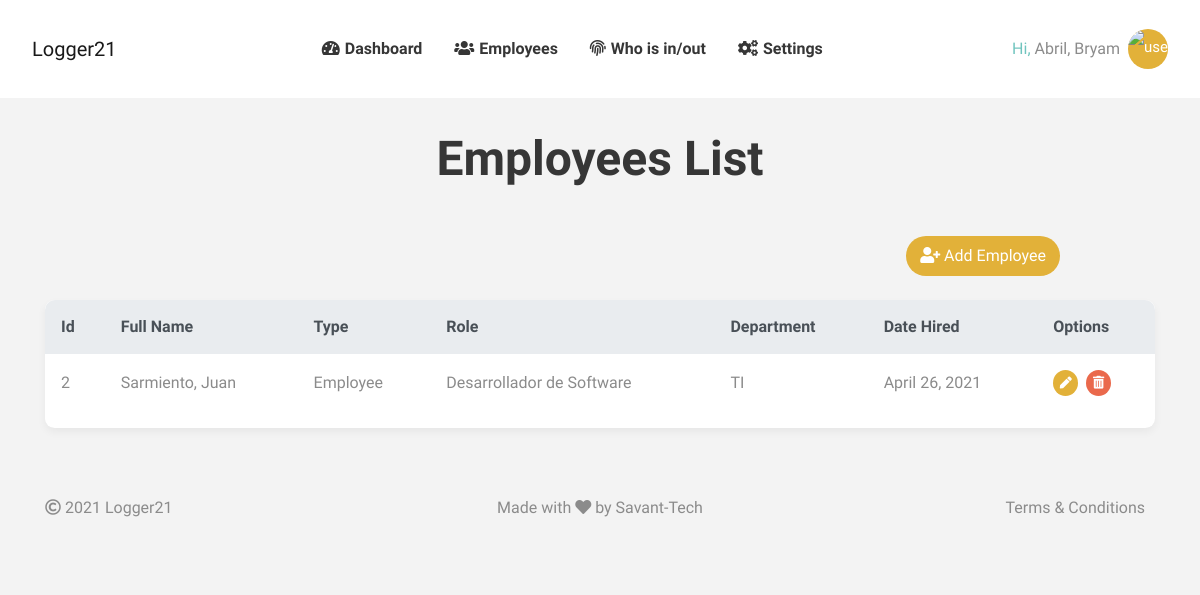
/dashboard/employees (signed in), run on the app's committed database.
### users/models.py (models this page shows)
class User(AbstractBaseUser, PermissionsMixin):
    first_name = models.CharField(max_length=255, verbose_name='Nombre',null=True, )
    last_name = models.CharField(max_length=255, verbose_name='Apellido',null=True, )
    email = models.EmailField(unique=True, verbose_name="Correo Electronico")
    direction = models.CharField(max_length=70, verbose_name='Direccion', null=True, )
    province = models.CharField(max_length=70, verbose_name='Provincia', null=True, )
    country = models.CharField(max_length=70, verbose_name='Pais', null=True, )
    telephone = models.CharField(max_length=70, verbose_name='Telefono', null=True, )
    avatar = JPEGField(
        upload_to='users/avatar/',
        variations={
            'thumbnail': {"width": 100, "height": 100, "crop": True}
        },
        null=True, blank=True)
    is_active = models.BooleanField(default=True)  # Indica si el usuario esta activo
    is_staff = models.BooleanField(default=False)
    date_joined = models.DateTimeField(default=timezone.now)
    USERNAME_FIELD = 'email'  # Identificador unico
    REQUIRED_FIELDS = []  # Lista de nombres que solicita al crear un superusuario
    objects = UserManager()
    class Meta:
        verbose_name = 'Usuario'
        verbose_name_plural = 'Usuarios'
        ordering = ['-id']
    def __str__(self):
        return '{}, {}'.format(self.last_name, self.first_name)
    def get_avatar(self):
        if self.avatar:
            return self.avatar.url
        else:
            return os.path.join(settings.MEDIA_URL + str('users/avatar/male.png'))

### business/models.py (models this page shows, shortened)
class Employee(models.Model):
    type_of_employee = models.ForeignKey(TypeEmployee, on_delete=models.SET_NULL, null=True, default=None)
    user = models.OneToOneField(User, on_delete=models.SET_NULL, null=True)
    department = models.ForeignKey(Department, on_delete=models.SET_NULL, null=True, default=None)
    role = models.ForeignKey(Role, on_delete=models.SET_NULL, null=True, default=None)
    observations = models.TextField(verbose_name='Observations', null=True, blank=True, default=None)
    date_hired = models.DateField(verbose_name='Date hired', null=True, default=None)
    class Meta:
        ordering = ['-id', ]

class TypeEmployee(models.Model):
    type_employee = models.CharField(max_length=20, unique=True, verbose_name='Type of Employee')
    def __str__(self):
        return '{}'.format(self.type_employee)
    class Meta:
        verbose_name = 'Type of Employee'
        verbose_name_plural = 'Types of Employees'

class Role(models.Model):
    name = models.CharField(max_length=255, verbose_name='Role name', unique=True)
    depatrment = models.ForeignKey(Department, on_delete=models.SET_NULL, null=True, verbose_name='Department name')
    def __str__(self):
        return self.name
    class Meta:
        verbose_name = 'Role'
        verbose_name_plural = 'Roles'

class Department(models.Model):
    name = models.CharField(max_length=255, verbose_name='Department name', unique=True)
    company = models.ForeignKey(Company, on_delete=models.SET_NULL, null=True, verbose_name='Company name')
    def __str__(self):
        return self.name
    class Meta:
        verbose_name = 'Department'
        verbose_name_plural = 'Departments'
        ordering = ['id']

### webapp/views_admin.py (the view)
# urls.py: path('dashboard/employees', DashEmployees.as_view(), name='admin-employees'),
class DashEmployees(LoginRequiredMixin, generic.ListView):
    model = Employee
    template_name = 'dash/admin-employees.html'
    login_url = 'webapp:login'
    def get_queryset(self):
        return Employee.objects.filter(user__is_staff=False, user__is_active=True,
                                       type_of_employee__type_employee="Employee").order_by('-id')

### webapp/templates/dash/admin-employees.html (shortened to what this page needs)
{% extends 'bases/base.html' %}
{% load static %}
{% block content %}
<div class="employee-dash my-timecard">
    <div class="container employee-dash-wrap">
        <div class="row">
            <div class="col-12 text-center">
                <h1 class="mt-0 mb-4 mb-md-4 mb-xl-5">Employees List</h1>
            </div>
        </div>
        <div class="row">
            <div id="empSearch" class="col-12 col-sm-6 col-lg-4 ml-auto">
        	</div>
            <div class="col-12 col-sm-6 col-lg-6 text-center text-sm-right mr-auto">
                <a class="btn btn-md btn-primary alt-white mt-3 mt-sm-0 alt-flip" href="{% url 'webapp:admin-employee-create' %}" aria-haspopup="true" aria-expanded="false">
                    <i class="fa fa-user-plus"></i> Add Employee
                </a>
            </div>
        </div>
        <div class="row mt-3 mt-lg-4">
            <div class="col-12">
                <div class="rounded bg-white shadow-sm">
                    <div class="table-responsive">
                        <table class="lstContainer table table-borderless" id="lstTimeCards">
                            <thead class="lstHead thead-light">
                                <tr id="">
                                    <th scope="col" >Id</th>
                                	<th scope="col" >Full Name</th>
                                    <th scope="col" >Type</th>
                                	<th scope="col" >Role</th>
                                	<th scope="col" >Department</th>
                                    <th scope="col" >Date Hired</th>
                                    <th scope="col" >Options</th>
                                </tr>
                            </thead>
                            <tbody class="lstNormalItem">
                                {% for item in employee_list %}
                                <tr id="">
                                    <td>{{ item.id}}</td>
                                    <td>{{ item.user }}</td>
                                    <td>{{ item.type_of_employee }}</td>
                                    <td>{{ item.role }}</td>
                                    <td>{{ item.department }}</td>
                                    <td>{{ item.date_hired }}</td>
                                    <td>
                                        <a href="{% url 'webapp:admin-employee-update' item.user.id %}" class="btn btn-primary p-0 rounded-circle border-0">
                                            <i class="fa fa-pen" style="width: 25px; height: 25px; line-height: 23px; font-size: 0.75em"></i>
                                        </a>
                                        <a href="{% url 'webapp:admin-employee-delete' item.id %}" class="ml-1 btn btn-danger p-0 rounded-circle border-0">
                                            <i class="fas fa-trash-alt" style="width: 25px; height: 25px; line-height: 23px; font-size: 0.8em"></i>
                                        </a>
                                    </td>
                                </tr>
                                {% endfor %}
                            </tbody>
                        </table>
                    </div>
                </div>
            </div>
        </div>
    </div>
</div>
{% endblock content %}

### webapp/templates/includes/dashboard.html (shortened to what this page needs)
{% load static %}
<div class="offcanvas-collapse navbar-collapse" id="navigation">
    <ul class="navbar-nav m-auto">
        <li id="ctl00_liPunch" class="nav-item">
            <a id="lnkPunch" class="nav-link d-flex align-items-baseline flex-row flex-lg-column flex-xl-row py-3 py-md-3 py-lg-0 px-0 px-md-0 px-lg-3 px-xl-6" title="Clock in/out"
            href="{% url 'webapp:admin-dash' %}">
            <i class="fa fa-tachometer-alt" style="font-size: 1em; padding-right: 5px"></i>
                Dashboard
            </a>
        </li>
        <li id="ctl00_liPunch" class="nav-item">
            <a id="lnkPunch" class="nav-link d-flex align-items-baseline flex-row flex-lg-column flex-xl-row py-3 py-md-3 py-lg-0 px-0 px-md-0 px-lg-3 px-xl-6" title="Clock in/out"
            href="{% url 'webapp:admin-employees' %}">
            <i class="fa fa-users" style="font-size: 1em; padding-right: 5px"></i>
                Employees
            </a>
        </li>
        <li id="ctl00_liPunch" class="nav-item">
            <a id="lnkPunch" class="nav-link d-flex align-items-baseline flex-row flex-lg-column flex-xl-row py-3 py-md-3 py-lg-0 px-0 px-md-0 px-lg-3 px-xl-6" title="Clock in/out"
            href="{% url 'webapp:admin-whois' %}">
            <i class="fa fa-fingerprint" style="font-size: 1em; padding-right: 5px"></i>
                Who is in/out
            </a>
        </li>
        <li id="ctl00_liPunch" class="nav-item">
            <a id="lnkPunch" class="nav-link d-flex align-items-baseline flex-row flex-lg-column flex-xl-row py-3 py-md-3 py-lg-0 px-0 px-md-0 px-lg-3 px-xl-6" title="Clock in/out"
            href="{%url 'webapp:settings'%}">
            <i class="fa fa-cogs" style="font-size: 1em; padding-right: 5px"></i>
                Settings
            </a>
        </li>
    </ul>
    <div id="ctl00_pnlUserAccount">
        <div class="dropdown d-flex align-items-center">
            <div class="d-none d-lg-none d-xl-inline-block"><span class="teal-text">Hi,&nbsp;</span>{{request.user}}</div>
            <img class="user-avatar user-dropdown-btn dropdown-toggle ml-2 btn pill btn-primary btn-sm" data-toggle="dropdown" alt="user" src="{{request.user.get_avatar}}"/>
        </div>
    </div>
</div>

### webapp/static/webapp/css/style.css (style rules this page uses)
.teal-text { color:#70c4be }
.table .thead-light th:first-child { border-radius: 10px 0 0 0 }
.table .thead-light th:last-child { border-radius: 0 10px 0 0 }
.dropdown-toggle::after { display:none }
header .main-navigation .user-dropdown-btn.dropdown-toggle { width:40px;height:40px;text-align:center;line-height:37px;padding:0;font-weight:400 }
@media screen and (max-width:1479px) { .table th,.table td { padding:1rem;vertical-align:middle } }

### webapp/static/webapp/css/home.css (style rules this page uses)
.user-avatar { width: 50%; border-radius: 50%; vertical-align: middle; border-style: none; }

### data on the page
User: user "Abril, Bryam"
Employee: id "2", user "Sarmiento, Juan", type_of_employee "Employee", role "Desarrollador de Software", department "TI", date_hired "April 26, 2021"
